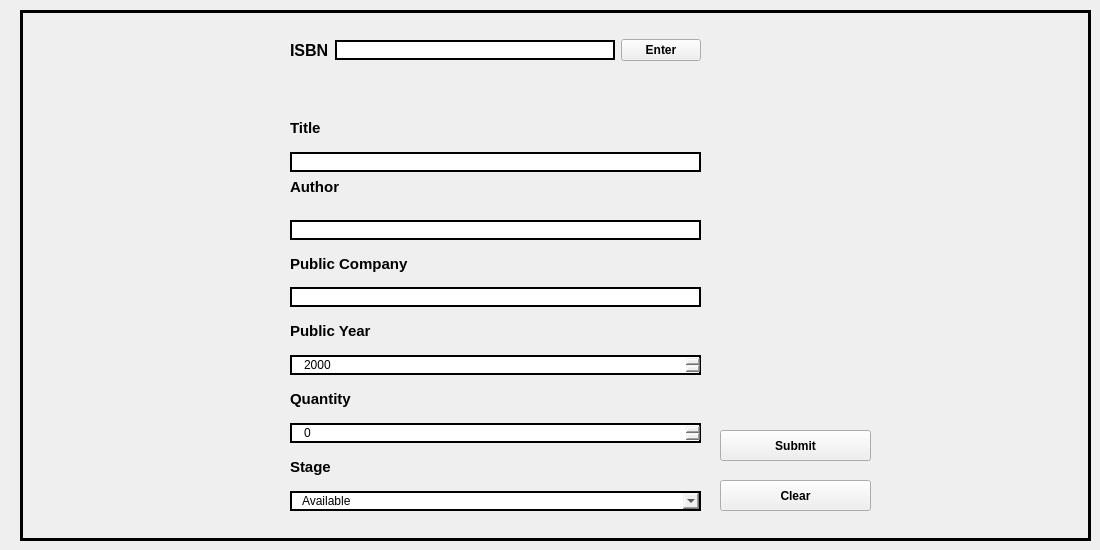
    <widget class="QWidget" name="add_page">
     <widget class="QFrame" name="body_2">
      <property name="geometry">
       <rect>
        <x>20</x>
        <y>10</y>
        <width>1071</width>
        <height>531</height>
       </rect>
      </property>
      <property name="frameShape">
       <enum>QFrame::Panel</enum>
      </property>
      <property name="frameShadow">
       <enum>QFrame::Plain</enum>
      </property>
      <property name="lineWidth">
       <number>3</number>
      </property>
      <widget class="QWidget" name="verticalLayoutWidget_15">
       <property name="geometry">
        <rect>
         <x>270</x>
         <y>100</y>
         <width>411</width>
         <height>401</height>
        </rect>
       </property>
       <layout class="QVBoxLayout" name="verticalLayout_14">
        <item>
         <widget class="QLabel" name="title">
          <property name="font">
           <font>
            <pointsize>11</pointsize>
            <bold>true</bold>
           </font>
          </property>
          <property name="text">
           <string>Title</string>
          </property>
         </widget>
        </item>
        <item>
         <widget class="QLineEdit" name="input_titleAdd">
          <property name="styleSheet">
           <string notr="true">border: 2px solid black;
color: rgb(0, 0, 0);
padding: 0px 10px 0px 10px ;
</string>
          </property>
         </widget>
        </item>
        <item alignment="Qt::AlignTop">
         <widget class="QLabel" name="author">
          <property name="font">
           <font>
            <pointsize>11</pointsize>
            <bold>true</bold>
           </font>
          </property>
          <property name="text">
           <string>Author</string>
          </property>
         </widget>
        </item>
        <item>
         <widget class="QLineEdit" name="input_authorAdd">
          <property name="styleSheet">
           <string notr="true">border: 2px solid black;
color: rgb(0, 0, 0);
padding: 0px 10px 0px 10px ;
</string>
          </property>
         </widget>
        </item>
        <item>
         <widget class="QLabel" name="public_comp">
          <property name="font">
           <font>
            <pointsize>11</pointsize>
            <bold>true</bold>
           </font>
          </property>
          <property name="text">
           <string>Public Company</string>
          </property>
         </widget>
        </item>
        <item>
         <widget class="QLineEdit" name="input_compAdd">
          <property name="styleSheet">
           <string notr="true">border: 2px solid black;
color: rgb(0, 0, 0);
padding: 0px 10px 0px 10px ;
</string>
          </property>
         </widget>
        </item>
        <item>
         <widget class="QLabel" name="public_year">
          <property name="font">
           <font>
            <pointsize>11</pointsize>
            <bold>true</bold>
           </font>
          </property>
          <property name="text">
           <string>Public Year</string>
          </property>
         </widget>
        </item>
        <item>
         <widget class="QDateEdit" name="input_yearAdd">
          <property name="styleSheet">
           <string notr="true">border: 2px solid black;
color: rgb(0, 0, 0);
padding: 0px 10px 0px 10px ;
</string>
          </property>
          <property name="currentSection">
           <enum>QDateTimeEdit::YearSection</enum>
          </property>
          <property name="displayFormat">
           <string>yyyy</string>
          </property>
         </widget>
        </item>
        <item>
         <widget class="QLabel" name="quantity">
          <property name="font">
           <font>
            <pointsize>11</pointsize>
            <bold>true</bold>
           </font>
          </property>
          <property name="text">
           <string>Quantity</string>
          </property>
         </widget>
        </item>
        <item>
         <widget class="QSpinBox" name="input_quantityAdd">
          <property name="styleSheet">
           <string notr="true">border: 2px solid black;
color: rgb(0, 0, 0);
padding: 0px 10px 0px 10px ;
</string>
          </property>
         </widget>
        </item>
        <item>
         <widget class="QLabel" name="stage">
          <property name="font">
           <font>
            <pointsize>11</pointsize>
            <bold>true</bold>
           </font>
          </property>
          <property name="text">
           <string>Stage</string>
          </property>
         </widget>
        </item>
        <item>
         <widget class="QComboBox" name="input_stageAdd">
          <property name="styleSheet">
           <string notr="true">border: 2px solid black;
color: rgb(0, 0, 0);
padding: 0px 10px 0px 10px ;
</string>
          </property>
          <item>
           <property name="text">
            <string>Available</string>
           </property>
          </item>
          <item>
           <property name="text">
            <string>Unvailable</string>
           </property>
          </item>
         </widget>
        </item>
       </layout>
      </widget>
      <widget class="QPushButton" name="submit_btn">
       <property name="geometry">
        <rect>
         <x>700</x>
         <y>420</y>
         <width>151</width>
         <height>31</height>
        </rect>
       </property>
       <property name="font">
        <font>
         <bold>true</bold>
        </font>
       </property>
       <property name="styleSheet">
        <string notr="true">QPushButton{
	border: 2px solid black;
	color: rgb(0, 0, 0);
	padding: 5 10px 5 10px ;
}
QPushButton:hover{
	border: 2px solid #560bad;
	color: #560bad;
	padding: 0 10px 0 10px ;
}
QPushButton::after{
	border: 2px solid grey;\ncolor: grey;\npadding: 0 10px 0 10px ;\n
}


</string>
       </property>
       <property name="text">
        <string>Submit</string>
       </property>
      </widget>
      <widget class="QPushButton" name="clear_btn">
       <property name="geometry">
        <rect>
         <x>700</x>
         <y>470</y>
         <width>151</width>
         <height>31</height>
        </rect>
       </property>
       <property name="font">
        <font>
         <bold>true</bold>
        </font>
       </property>
       <property name="styleSheet">
        <string notr="true">QPushButton{
	border: 2px solid black;
	color: rgb(0, 0, 0);
	padding: 5 10px 5 10px ;
}
QPushButton:hover{
	border: 2px solid #560bad;
	color: #560bad;
	padding: 0 10px 0 10px ;
}
QPushButton::after{
	border: 2px solid grey;\ncolor: grey;\npadding: 0 10px 0 10px ;\n
}


</string>
       </property>
       <property name="text">
        <string>Clear</string>
       </property>
      </widget>
      <widget class="QWidget" name="horizontalLayoutWidget_2">
       <property name="geometry">
        <rect>
         <x>270</x>
         <y>20</y>
         <width>411</width>
         <height>41</height>
        </rect>
       </property>
       <layout class="QHBoxLayout" name="horizontalLayout_2">
        <item>
         <widget class="QLabel" name="isbn">
          <property name="font">
           <font>
            <pointsize>12</pointsize>
            <bold>true</bold>
           </font>
          </property>
          <property name="text">
           <string>ISBN</string>
          </property>
         </widget>
        </item>
        <item>
         <widget class="QLineEdit" name="input_isbnAdd">
          <property name="styleSheet">
           <string notr="true">border: 2px solid black;
color: rgb(0, 0, 0);
padding: 0px 10px 0px 10px ;
</string>
          </property>
         </widget>
        </item>
        <item>
         <widget class="QPushButton" name="enter_btn">
          <property name="font">
           <font>
            <bold>true</bold>
           </font>
          </property>
          <property name="styleSheet">
           <string notr="true">QPushButton{
	border: 2px solid black;
	color: rgb(0, 0, 0);
	padding: 5 10px 5 10px ;
}
QPushButton:hover{
	border: 2px solid #560bad;
	color: #560bad;
	padding: 0 10px 0 10px ;
}
QPushButton::after{
	border: 2px solid grey;\ncolor: grey;\npadding: 0 10px 0 10px ;\n
}


</string>
          </property>
          <property name="text">
           <string>Enter</string>
          </property>
         </widget>
        </item>
       </layout>
      </widget>
      <widget class="QLabel" name="messageAdd">
       <property name="geometry">
        <rect>
         <x>270</x>
         <y>70</y>
         <width>411</width>
         <height>21</height>
        </rect>
       </property>
       <property name="text">
        <string/>
       </property>
      </widget>
     </widget>
    </widget>
